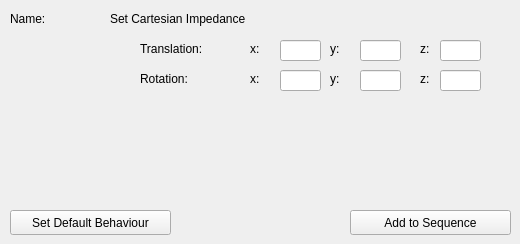
        <widget class="QWidget" name="page">
         <widget class="QLineEdit" name="lineEdit_64">
          <property name="geometry">
           <rect>
            <x>280</x>
            <y>70</y>
            <width>41</width>
            <height>21</height>
           </rect>
          </property>
         </widget>
         <widget class="QLineEdit" name="lineEdit_65">
          <property name="geometry">
           <rect>
            <x>360</x>
            <y>70</y>
            <width>41</width>
            <height>21</height>
           </rect>
          </property>
         </widget>
         <widget class="QLabel" name="label_144">
          <property name="geometry">
           <rect>
            <x>110</x>
            <y>10</y>
            <width>191</width>
            <height>17</height>
           </rect>
          </property>
          <property name="text">
           <string>Set Cartesian Impedance</string>
          </property>
         </widget>
         <widget class="QLabel" name="label_145">
          <property name="geometry">
           <rect>
            <x>10</x>
            <y>10</y>
            <width>91</width>
            <height>17</height>
           </rect>
          </property>
          <property name="text">
           <string>Name:</string>
          </property>
         </widget>
         <widget class="QLabel" name="label_146">
          <property name="geometry">
           <rect>
            <x>330</x>
            <y>40</y>
            <width>21</width>
            <height>17</height>
           </rect>
          </property>
          <property name="text">
           <string>y:</string>
          </property>
         </widget>
         <widget class="QLineEdit" name="lineEdit_66">
          <property name="geometry">
           <rect>
            <x>360</x>
            <y>40</y>
            <width>41</width>
            <height>21</height>
           </rect>
          </property>
         </widget>
         <widget class="QLabel" name="label_147">
          <property name="geometry">
           <rect>
            <x>140</x>
            <y>70</y>
            <width>91</width>
            <height>17</height>
           </rect>
          </property>
          <property name="text">
           <string>Rotation:</string>
          </property>
         </widget>
         <widget class="QPushButton" name="pushButton_49">
          <property name="geometry">
           <rect>
            <x>350</x>
            <y>210</y>
            <width>161</width>
            <height>25</height>
           </rect>
          </property>
          <property name="text">
           <string>Add to Sequence</string>
          </property>
         </widget>
         <widget class="QLabel" name="label_148">
          <property name="geometry">
           <rect>
            <x>420</x>
            <y>40</y>
            <width>21</width>
            <height>17</height>
           </rect>
          </property>
          <property name="text">
           <string>z:</string>
          </property>
         </widget>
         <widget class="QLabel" name="label_149">
          <property name="geometry">
           <rect>
            <x>420</x>
            <y>70</y>
            <width>21</width>
            <height>17</height>
           </rect>
          </property>
          <property name="text">
           <string>z:</string>
          </property>
         </widget>
         <widget class="QLabel" name="label_150">
          <property name="geometry">
           <rect>
            <x>140</x>
            <y>40</y>
            <width>91</width>
            <height>17</height>
           </rect>
          </property>
          <property name="text">
           <string>Translation:</string>
          </property>
         </widget>
         <widget class="QLabel" name="label_151">
          <property name="geometry">
           <rect>
            <x>250</x>
            <y>70</y>
            <width>21</width>
            <height>17</height>
           </rect>
          </property>
          <property name="text">
           <string>x:</string>
          </property>
         </widget>
         <widget class="QLineEdit" name="lineEdit_67">
          <property name="geometry">
           <rect>
            <x>280</x>
            <y>40</y>
            <width>41</width>
            <height>21</height>
           </rect>
          </property>
         </widget>
         <widget class="QLabel" name="label_152">
          <property name="geometry">
           <rect>
            <x>250</x>
            <y>40</y>
            <width>21</width>
            <height>17</height>
           </rect>
          </property>
          <property name="text">
           <string>x:</string>
          </property>
         </widget>
         <widget class="QLineEdit" name="lineEdit_68">
          <property name="geometry">
           <rect>
            <x>440</x>
            <y>70</y>
            <width>41</width>
            <height>21</height>
           </rect>
          </property>
         </widget>
         <widget class="QLabel" name="label_153">
          <property name="geometry">
           <rect>
            <x>330</x>
            <y>70</y>
            <width>21</width>
            <height>17</height>
           </rect>
          </property>
          <property name="text">
           <string>y:</string>
          </property>
         </widget>
         <widget class="QLineEdit" name="lineEdit_52">
          <property name="geometry">
           <rect>
            <x>440</x>
            <y>40</y>
            <width>41</width>
            <height>21</height>
           </rect>
          </property>
         </widget>
         <widget class="QPushButton" name="pushButton_50">
          <property name="geometry">
           <rect>
            <x>10</x>
            <y>210</y>
            <width>161</width>
            <height>25</height>
           </rect>
          </property>
          <property name="text">
           <string>Set Default Behaviour</string>
          </property>
         </widget>
        </widget>
